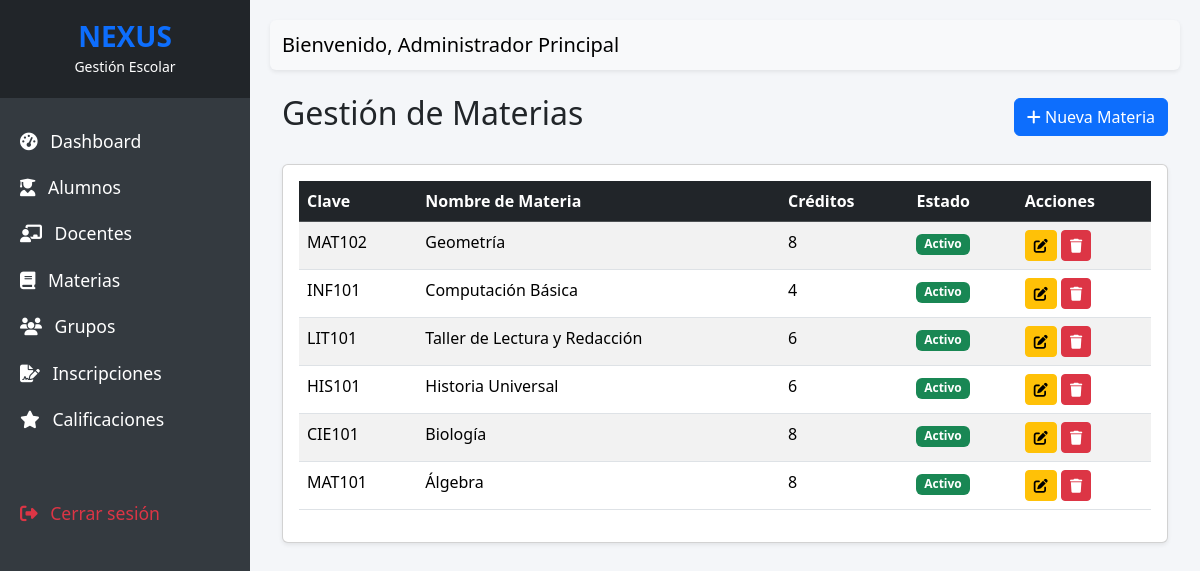
Page /app/materias/ (signed in) on the committed database.
### tables this page shows
CREATE TABLE `materias` (
  `id` int(11) NOT NULL AUTO_INCREMENT,
  `clave` varchar(20) NOT NULL,
  `nombre_materia` varchar(100) NOT NULL,
  `descripcion` text DEFAULT NULL,
  `creditos` int(11) NOT NULL,
  `estado` varchar(20) NOT NULL DEFAULT 'Activo',
  PRIMARY KEY (`id`),
  UNIQUE KEY `clave` (`clave`)
);

### app/materias/index.php (the view)
<?php
require_once '../config/database.php';
require_once '../includes/header.php';
$stmt = $pdo->query("SELECT * FROM materias ORDER BY id DESC");
$materias = $stmt->fetchAll();
?>
<div class="container-fluid">
    <div class="d-flex justify-content-between align-items-center mb-4">
        <h2>Gestión de Materias</h2>
        <a href="crear.php" class="btn btn-primary"><i class="fas fa-plus"></i> Nueva Materia</a>
    </div>
    <div class="card shadow-sm">
        <div class="card-body">
            <div class="table-responsive">
                <table class="table table-striped table-hover">
                    <thead class="table-dark">
                        <tr>
                            <th>Clave</th>
                            <th>Nombre de Materia</th>
                            <th>Créditos</th>
                            <th>Estado</th>
                            <th>Acciones</th>
                        </tr>
                    </thead>
                    <tbody>
                        <?php foreach($materias as $materia): ?>
                        <tr>
                            <td><?php echo htmlspecialchars($materia->clave); ?></td>
                            <td><?php echo htmlspecialchars($materia->nombre_materia); ?></td>
                            <td><?php echo htmlspecialchars($materia->creditos); ?></td>
                            <td>
                                <?php if($materia->estado == 'Activo'): ?>
                                    <span class="badge bg-success">Activo</span>
                                <?php else: ?>
                                    <span class="badge bg-danger">Inactivo</span>
                                <?php endif; ?>
                            </td>
                            <td>
                                <a href="editar.php?id=<?php echo $materia->id; ?>" class="btn btn-warning btn-sm" title="Editar"><i class="fas fa-edit"></i></a>
                                <a href="eliminar.php?id=<?php echo $materia->id; ?>" class="btn btn-danger btn-sm" title="Eliminar"><i class="fas fa-trash"></i></a>
                            </td>
                        </tr>
                        <?php endforeach; ?>
                    </tbody>
                </table>
            </div>
        </div>
    </div>
</div>
<?php require_once '../includes/footer.php'; ?>

### app/assets/css/style.css (style rules this page uses)
body { font-family: 'Segoe UI', Tahoma, Geneva, Verdana, sans-serif; background-color: #f4f6f9; }

### rows in the picture
materias: clave "MAT102", nombre_materia "Geometría", creditos "8", estado "Activo"
materias: clave "INF101", nombre_materia "Computación Básica", creditos "4", estado "Activo"
materias: clave "LIT101", nombre_materia "Taller de Lectura y Redacción", creditos "6", estado "Activo"
materias: clave "HIS101", nombre_materia "Historia Universal", creditos "6", estado "Activo"
materias: clave "CIE101", nombre_materia "Biología", creditos "8", estado "Activo"
materias: clave "MAT101", nombre_materia "Álgebra", creditos "8", estado "Activo"

### other values in the picture
$_SESSION['usuario_nombre'] "Administrador Principal"
